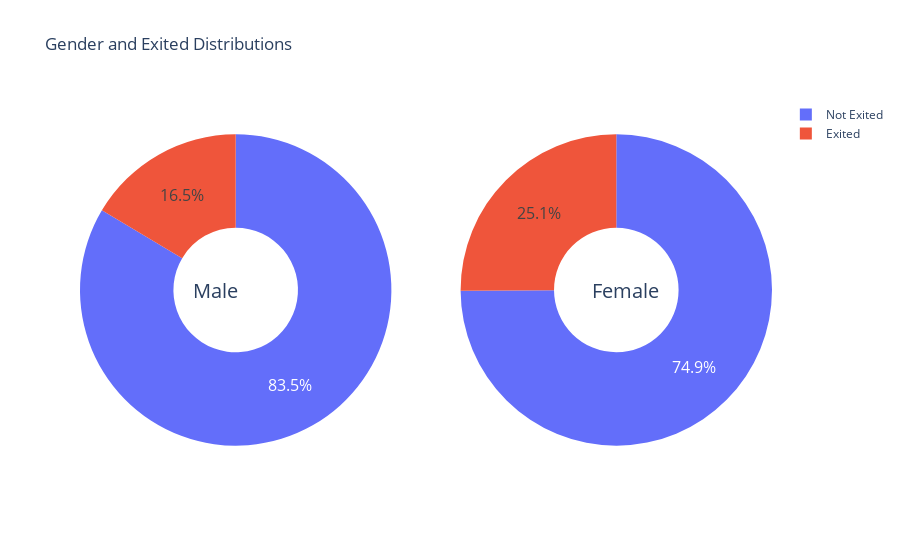

Notebook code cell kept with this figure:
### Markdown cell above
Analysis of exit and gender:

### Code cell
from plotly.subplots import make_subplots
import plotly.graph_objects as go

l_labels = ['Not Exited','Exited']
r_labels = ['Not Exited','Exited']
fig = make_subplots(rows = 1,
                   cols = 2,
                   specs = [[{'type' : 'domain'}, {'type' : 'domain'}]])
fig.add_trace(go.Pie(labels = l_labels,
                     values = churn_df[churn_df['Gender']=='Male']['Exited'].value_counts(),
                     name = 'Exited'),
              1, 1)
fig.add_trace(go.Pie(labels = r_labels,
                     values = churn_df[churn_df['Gender']=='Female']['Exited'].value_counts(),
                     name = 'Exited'),
             1, 2)

fig.update_traces(hole = .4, 
                  hoverinfo = "label+percent+name",
                  textfont_size = 16)

fig.update_layout(title_text = 'Gender and Exited Distributions',
                  annotations = [dict(text = 'Male',
                                      x = 0.16,
                                      y = 0.5,
                                      font_size = 20,
                                      showarrow = False),
                                dict(text = 'Female',
                                     x = 0.84,
                                     y = 0.5,
                                     font_size = 20,
                                    showarrow = False)])
fig.show()

### Figure 1 — Plotly figure (JSON) as saved in the notebook; plotly's stock layout.template omitted (floating-point values rounded to 4 significant figures)
{"data": [{"domain": {"x": [0, 0.45], "y": [0, 1]}, "hole": 0.4, "hoverinfo": "label+percent+name", "labels": ["Not Exited", "Exited"], "name": "Exited", "textfont": {"size": 16}, "type": "pie", "values": [4559, 898]}, {"domain": {"x": [0.55, 1], "y": [0, 1]}, "hole": 0.4, "hoverinfo": "label+percent+name", "labels": ["Not Exited", "Exited"], "name": "Exited", "textfont": {"size": 16}, "type": "pie", "values": [3404, 1139]}], "layout": {"annotations": [{"font": {"size": 20}, "showarrow": false, "text": "Male", "x": 0.16, "y": 0.5}, {"font": {"size": 20}, "showarrow": false, "text": "Female", "x": 0.84, "y": 0.5}], "title": {"text": "Gender and Exited Distributions"}}}
